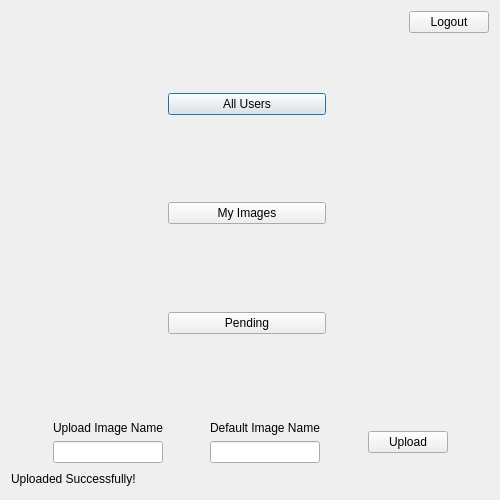
<?xml version="1.0" encoding="UTF-8"?>
<ui version="4.0">
 <class>SecondDialog</class>
 <widget class="QDialog" name="SecondDialog">
  <property name="geometry">
   <rect>
    <x>0</x>
    <y>0</y>
    <width>500</width>
    <height>500</height>
   </rect>
  </property>
  <property name="windowTitle">
   <string>DistImage</string>
  </property>
  <layout class="QVBoxLayout" name="verticalLayout_5">
   <item>
    <layout class="QHBoxLayout" name="horizontalLayout_3">
     <item>
      <spacer name="horizontalSpacer">
       <property name="orientation">
        <enum>Qt::Horizontal</enum>
       </property>
       <property name="sizeHint" stdset="0">
        <size>
         <width>154</width>
         <height>20</height>
        </size>
       </property>
      </spacer>
     </item>
     <item>
      <layout class="QVBoxLayout" name="verticalLayout">
       <item>
        <spacer name="verticalSpacer">
         <property name="orientation">
          <enum>Qt::Vertical</enum>
         </property>
         <property name="sizeHint" stdset="0">
          <size>
           <width>20</width>
           <height>40</height>
          </size>
         </property>
        </spacer>
       </item>
       <item>
        <widget class="QPushButton" name="push_users">
         <property name="text">
          <string>All Users</string>
         </property>
        </widget>
       </item>
       <item>
        <spacer name="verticalSpacer_2">
         <property name="orientation">
          <enum>Qt::Vertical</enum>
         </property>
         <property name="sizeHint" stdset="0">
          <size>
           <width>20</width>
           <height>40</height>
          </size>
         </property>
        </spacer>
       </item>
       <item>
        <widget class="QPushButton" name="push_images">
         <property name="text">
          <string>My Images</string>
         </property>
        </widget>
       </item>
       <item>
        <layout class="QHBoxLayout" name="horizontalLayout_2">
         <item>
          <spacer name="verticalSpacer_3">
           <property name="orientation">
            <enum>Qt::Vertical</enum>
           </property>
           <property name="sizeHint" stdset="0">
            <size>
             <width>20</width>
             <height>40</height>
            </size>
           </property>
          </spacer>
         </item>
         <item>
          <spacer name="horizontalSpacer_5">
           <property name="orientation">
            <enum>Qt::Horizontal</enum>
           </property>
           <property name="sizeHint" stdset="0">
            <size>
             <width>58</width>
             <height>20</height>
            </size>
           </property>
          </spacer>
         </item>
        </layout>
       </item>
       <item>
        <widget class="QPushButton" name="push_notifications">
         <property name="text">
          <string>Pending</string>
         </property>
        </widget>
       </item>
       <item>
        <spacer name="verticalSpacer_4">
         <property name="orientation">
          <enum>Qt::Vertical</enum>
         </property>
         <property name="sizeHint" stdset="0">
          <size>
           <width>20</width>
           <height>40</height>
          </size>
         </property>
        </spacer>
       </item>
      </layout>
     </item>
     <item>
      <layout class="QVBoxLayout" name="verticalLayout_2">
       <item>
        <layout class="QHBoxLayout" name="horizontalLayout">
         <item>
          <spacer name="horizontalSpacer_3">
           <property name="orientation">
            <enum>Qt::Horizontal</enum>
           </property>
           <property name="sizeHint" stdset="0">
            <size>
             <width>40</width>
             <height>20</height>
            </size>
           </property>
          </spacer>
         </item>
         <item>
          <widget class="QPushButton" name="push_logout">
           <property name="text">
            <string>Logout</string>
           </property>
          </widget>
         </item>
        </layout>
       </item>
       <item>
        <spacer name="verticalSpacer_5">
         <property name="orientation">
          <enum>Qt::Vertical</enum>
         </property>
         <property name="sizeHint" stdset="0">
          <size>
           <width>20</width>
           <height>40</height>
          </size>
         </property>
        </spacer>
       </item>
       <item>
        <spacer name="horizontalSpacer_2">
         <property name="orientation">
          <enum>Qt::Horizontal</enum>
         </property>
         <property name="sizeHint" stdset="0">
          <size>
           <width>40</width>
           <height>20</height>
          </size>
         </property>
        </spacer>
       </item>
      </layout>
     </item>
    </layout>
   </item>
   <item>
    <layout class="QHBoxLayout" name="horizontalLayout_4">
     <item>
      <spacer name="horizontalSpacer_6">
       <property name="orientation">
        <enum>Qt::Horizontal</enum>
       </property>
       <property name="sizeHint" stdset="0">
        <size>
         <width>13</width>
         <height>20</height>
        </size>
       </property>
      </spacer>
     </item>
     <item>
      <layout class="QVBoxLayout" name="verticalLayout_3">
       <item>
        <widget class="QLabel" name="lbl_upload_imagename">
         <property name="text">
          <string>Upload Image Name</string>
         </property>
        </widget>
       </item>
       <item>
        <widget class="QLineEdit" name="line_upload"/>
       </item>
      </layout>
     </item>
     <item>
      <spacer name="horizontalSpacer_10">
       <property name="orientation">
        <enum>Qt::Horizontal</enum>
       </property>
       <property name="sizeHint" stdset="0">
        <size>
         <width>17</width>
         <height>20</height>
        </size>
       </property>
      </spacer>
     </item>
     <item>
      <layout class="QVBoxLayout" name="verticalLayout_4">
       <item>
        <widget class="QLabel" name="lbl_upload_defaultimage">
         <property name="text">
          <string>Default Image Name</string>
         </property>
        </widget>
       </item>
       <item>
        <widget class="QLineEdit" name="line_upload_default"/>
       </item>
      </layout>
     </item>
     <item>
      <spacer name="horizontalSpacer_7">
       <property name="orientation">
        <enum>Qt::Horizontal</enum>
       </property>
       <property name="sizeHint" stdset="0">
        <size>
         <width>17</width>
         <height>20</height>
        </size>
       </property>
      </spacer>
     </item>
     <item>
      <widget class="QPushButton" name="push_upload">
       <property name="text">
        <string>Upload</string>
       </property>
      </widget>
     </item>
     <item>
      <spacer name="horizontalSpacer_8">
       <property name="orientation">
        <enum>Qt::Horizontal</enum>
       </property>
       <property name="sizeHint" stdset="0">
        <size>
         <width>13</width>
         <height>20</height>
        </size>
       </property>
      </spacer>
     </item>
    </layout>
   </item>
   <item>
    <layout class="QHBoxLayout" name="horizontalLayout_6">
     <item>
      <widget class="QLabel" name="lbl_upload_successful">
       <property name="text">
        <string>Uploaded Successfully!</string>
       </property>
      </widget>
     </item>
     <item>
      <spacer name="horizontalSpacer_9">
       <property name="orientation">
        <enum>Qt::Horizontal</enum>
       </property>
       <property name="sizeHint" stdset="0">
        <size>
         <width>154</width>
         <height>20</height>
        </size>
       </property>
      </spacer>
     </item>
    </layout>
   </item>
  </layout>
 </widget>
 <tabstops>
  <tabstop>push_users</tabstop>
  <tabstop>push_images</tabstop>
  <tabstop>push_notifications</tabstop>
  <tabstop>line_upload</tabstop>
  <tabstop>push_upload</tabstop>
  <tabstop>push_logout</tabstop>
 </tabstops>
 <resources/>
 <connections>
  <connection>
   <sender>line_upload</sender>
   <signal>returnPressed()</signal>
   <receiver>push_upload</receiver>
   <slot>click()</slot>
   <hints>
    <hint type="sourcelabel">
     <x>161</x>
     <y>452</y>
    </hint>
    <hint type="destinationlabel">
     <x>361</x>
     <y>446</y>
    </hint>
   </hints>
  </connection>
 </connections>
</ui>
